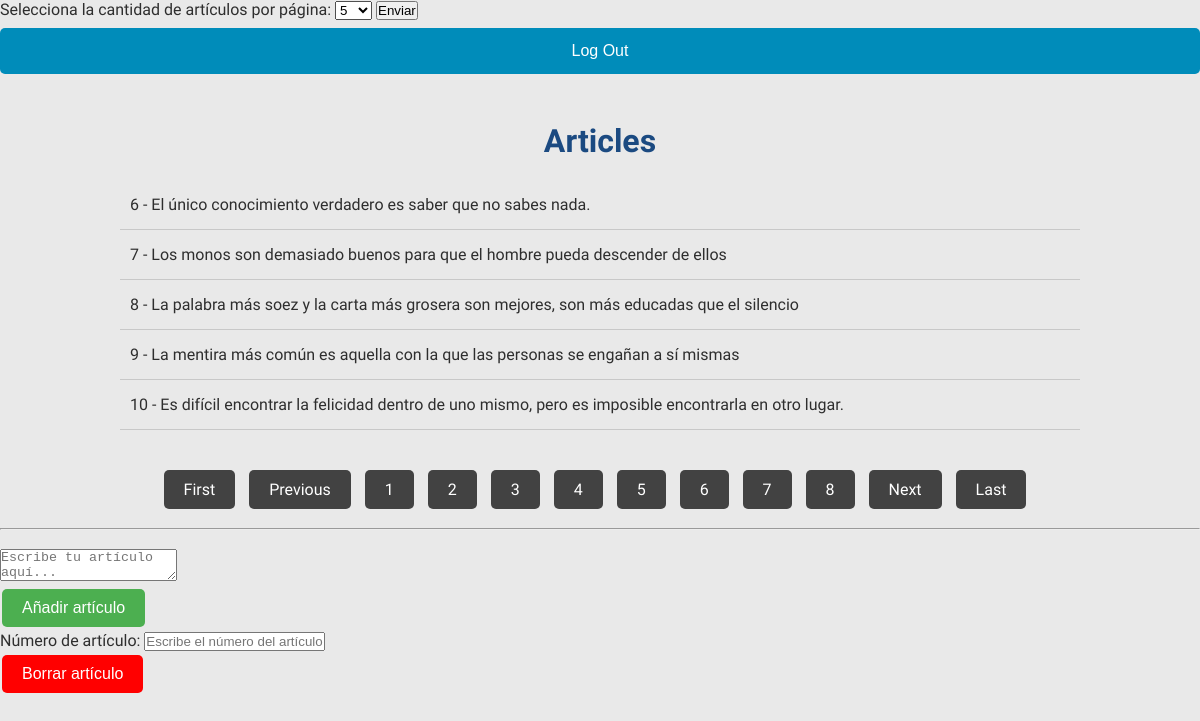
The app's page /controlador/index_usuario_logged.php?pagina=2 (signed in) with its own data.
### tables this page shows
CREATE TABLE IF NOT EXISTS `articles` (
  `article_id` int(11) NOT NULL AUTO_INCREMENT,
  `article` text DEFAULT NULL,
  `usuari_id` int(11) DEFAULT NULL,
  PRIMARY KEY (`article_id`),
  KEY `usuari_id` (`usuari_id`)
);

### modelo/Conection.php (called while the page is built, shortened)
<?php
function obtenerTodosArticulos($connexio, $start, $cantidad_articulos_por_pagina){
    $statement = $connexio->prepare("SELECT * FROM articles LIMIT :start, :cantidad");
    $statement->bindParam(':start', $start, PDO::PARAM_INT);
    $statement->bindParam(':cantidad', $cantidad_articulos_por_pagina, PDO::PARAM_INT);
    $statement->execute();
    $resultado = $statement->fetchAll(PDO::FETCH_ASSOC);
    return $resultado;
}
function calcularTotalArticulos($connexio){
    $statement = $connexio->query('SELECT COUNT(*) FROM articles');
    $total_articulos = $statement->fetchColumn();
    return $total_articulos;
}
function calcularTotalPaginas($connexio, $cantidad_articulos_por_pagina){
    $total_articulos = calcularTotalArticulos($connexio);
    $numero_paginas = ceil($total_articulos / $cantidad_articulos_por_pagina);
    return $numero_paginas;
}
?>

### controlador/index_usuario_logged.php (the view, shortened to what this page needs)
<?php
require_once '../modelo/Conection.php';
function mostrarArticulos($connexio, $start, $cantidad_articulos_por_pagina) {
    $resultados = obtenerTodosArticulos($connexio, $start, $cantidad_articulos_por_pagina);
    $listaArticulos = '';
    foreach ($resultados as $articulo) {
        $listaArticulos .= '<li>' . $articulo['article_id'] . ' - ' . $articulo['article'] . '</li>';
    }
    return $listaArticulos;
}
function elegirCantidadArticulosPorPagina() {
    if (isset($_POST['cantidadArticulosPorPagina'])) {
        $cantidad_articulos_por_pagina = $_POST['cantidadArticulosPorPagina'];
    } else {
        $cantidad_articulos_por_pagina = 5;
    }
    return $cantidad_articulos_por_pagina;
}
function obtenerDatosPaginacion($connexio) {
    $cantidad_articulos_por_pagina = elegirCantidadArticulosPorPagina();
    $numero_paginas = calcularTotalPaginas($connexio, $cantidad_articulos_por_pagina);
    return array(
        'cantidad_articulos_por_pagina' => $cantidad_articulos_por_pagina,
        'numero_paginas' => $numero_paginas
    );
}
$pagina_actual = isset($_GET['pagina']) ? (int)$_GET['pagina'] : 1;
$cantidad_articulos_por_pagina = elegirCantidadArticulosPorPagina();
$start = ($pagina_actual - 1) * $cantidad_articulos_por_pagina;
$datos_paginacion = obtenerDatosPaginacion($connexio);
$cantidad_articulos_por_pagina = $datos_paginacion['cantidad_articulos_por_pagina'];
$articulos = mostrarArticulos($connexio, $start, $cantidad_articulos_por_pagina);
include_once '../vista/index_view_usuario_logged.php';
?>

### estilo/Styles.css (style rules this page uses)
* { margin: 0; padding: 0; box-sizing: border-box; }
body { background: #e9e9e9; color: #2e2e2e; font-family: 'Open Sans Condensed', sans-serif; }
.articles ul li { padding: 15px 10px; border-bottom: 1px solid #c8c8c8; }

### records on screen
articles: article_id "6", article "El único conocimiento verdadero es saber que no sabes nada."
articles: article_id "7", article "Los monos son demasiado buenos para que el hombre pueda descender de ellos"
articles: article_id "8", article "La palabra más soez y la carta más grosera son mejores, son más educadas que el silencio"
articles: article_id "9", article "La mentira más común es aquella con la que las personas se engañan a sí mismas"
articles: article_id "10", article "Es difícil encontrar la felicidad dentro de uno mismo, pero es imposible encontrarla en otro lugar."
